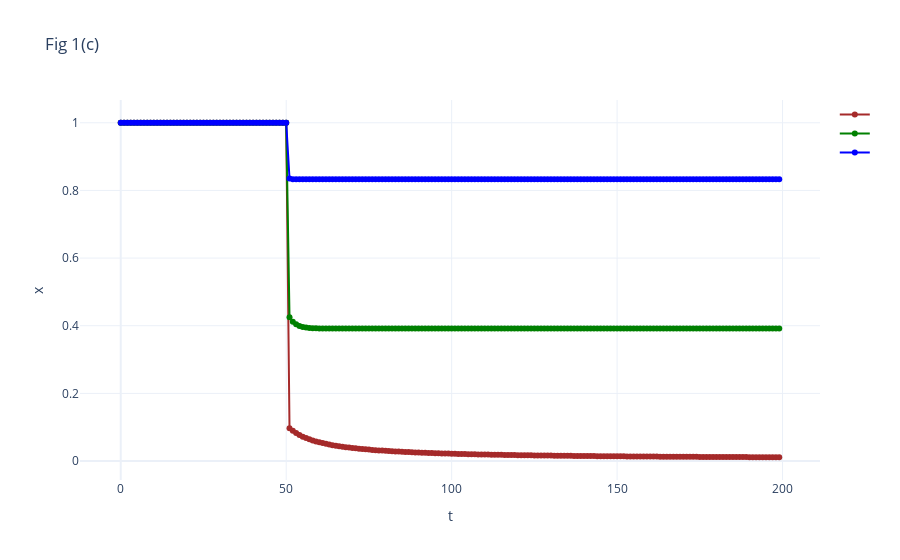

Notebook source saved alongside this figure:
### Code cell
fig = go.Figure()
fig.add_trace(go.Scatter(x=ts, y=xs_brown, mode='lines+markers', line=dict(color="brown"), name = ""))
fig.add_trace(go.Scatter(x=ts, y=xs_green, mode='lines+markers', line=dict(color="green"), name = ""))
fig.add_trace(go.Scatter(x=ts, y=xs_blue, mode='lines+markers', line=dict(color="blue"), name = ""))
fig.update_layout(title="Fig 1(c)", template="plotly_white")
fig.update_layout(xaxis={"title": "t"}, yaxis={"title": "x"})

### Figure 1 — Plotly figure (JSON) as saved in the notebook; plotly's stock layout.template omitted (floating-point values rounded to 4 significant figures; data arrays with more than 128 entries replaced by an {"elided": "..."} marker saying what was removed)
{"data": [{"line": {"color": "brown"}, "mode": "lines+markers", "name": "", "type": "scatter", "x": {"elided": "201 int values"}, "y": {"elided": "200 float values"}}, {"line": {"color": "green"}, "mode": "lines+markers", "name": "", "type": "scatter", "x": {"elided": "201 int values"}, "y": {"elided": "200 float values"}}, {"line": {"color": "blue"}, "mode": "lines+markers", "name": "", "type": "scatter", "x": {"elided": "201 int values"}, "y": {"elided": "200 float values"}}], "layout": {"autosize": true, "title": {"text": "Fig 1(c)"}, "xaxis": {"autorange": true, "range": [-12.27, 211.3], "title": {"text": "t"}, "type": "linear"}, "yaxis": {"autorange": true, "range": [-0.07036, 1.082], "title": {"text": "x"}, "type": "linear"}}}
